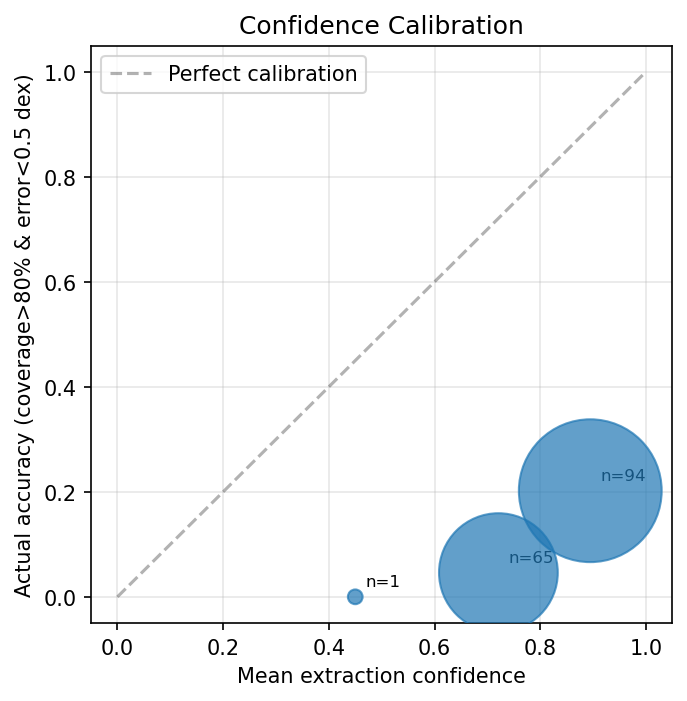

This chart was generated by the following Python code:
"""Generate evaluation report (markdown + optional calibration plots)."""

from __future__ import annotations

import logging
from pathlib import Path

logger = logging.getLogger(__name__)


def _fmt(val, precision: int = 3) -> str:
    """Format a float, handling inf/None gracefully."""
    if val is None:
        return "N/A"
    if isinstance(val, float) and (val == float("inf") or val != val):  # inf or nan
        return "∞"
    return f"{val:.{precision}f}"


def _pct(val) -> str:
    """Format as percentage."""
    if val is None:
        return "N/A"
    return f"{val * 100:.1f}%"


def generate_report(metrics: dict, output_path: str):
    """Generate a markdown evaluation report."""
    lines: list[str] = []

    lines.append("# AutoAxionLimits Extraction Pipeline — Evaluation Report\n")

    # --- Summary ---
    clf = metrics["classification"]
    agg_interp = metrics.get("interpolation_aggregate", {})
    agg_curve = metrics.get("curve_aggregate", {})

    cov = metrics.get("comparison_coverage", {})

    lines.append("## Summary\n")
    lines.append(f"- **Papers evaluated**: {metrics.get('n_papers', clf['coupling_type']['total'])}")
    lines.append(f"- **Papers with curve comparison**: {agg_interp.get('n_papers', agg_curve.get('n_papers_with_curves', 0))}")
    lines.append("")

    # --- Comparison coverage ---
    status_counts = cov.get("status_counts", {})
    if status_counts:
        lines.append("## Curve-Comparison Coverage\n")
        lines.append("A curve is scored only against a ground-truth curve of the **same coupling**. "
                     "Papers whose extracted coupling has no matching GT curve are not comparable "
                     "and are excluded from residual statistics (this is not an extraction failure).\n")
        lines.append("| Status | Papers | Meaning |")
        lines.append("|--------|--------|---------|")
        _meaning = {
            "compared": "scored against a same-coupling GT curve",
            "no_comparable_gt": "extracted coupling has no GT curve in the pool (usually a coupling misclassification)",
            "gt_point_reference": "GT is a single-mass prediction/projection, not a curve (not comparable)",
            "gt_unusable": "GT curve has <2 usable points after boundary filtering",
            "no_prediction": "pipeline returned no coupling type",
            "no_extracted_points": "pipeline returned no data points",
            "extraction_failed": "extraction errored (download/parse/API)",
        }
        for status in ["compared", "no_comparable_gt", "gt_point_reference", "gt_unusable",
                       "no_extracted_points", "no_prediction", "extraction_failed"]:
            if status not in status_counts:
                continue
            lines.append(f"| {status} | {status_counts[status]} | {_meaning.get(status, '')} |")
        lines.append("")

    # --- Classification ---
    lines.append("## Classification Accuracy\n")
    lines.append("| Field | Accuracy | N |")
    lines.append("|-------|----------|---|")
    for field_name in ["coupling_type", "is_new_limit", "is_projection", "data_source"]:
        entry = clf[field_name]
        if entry["total"] == 0:
            lines.append(f"| {field_name} | N/A — no human-verified labels | 0 |")
        else:
            lines.append(f"| {field_name} | {_pct(entry['accuracy'])} | {entry['total']} |")
    lines.append("")
    if any(clf[f]["total"] == 0 for f in ["is_new_limit", "is_projection", "data_source"]):
        lines.append("> `is_new_limit`, `is_projection`, and `data_source` are scored only against "
                     "human-verified ground-truth entries. The current pool is entirely repo-sourced "
                     "(placeholder labels), so these are reported as N/A rather than against placeholders.")
        lines.append("")

    # Classification errors
    coupling_errors = clf["coupling_type"].get("errors", [])
    if coupling_errors:
        lines.append("### Coupling Type Misclassifications\n")
        lines.append("| arXiv ID | Predicted | Expected |")
        lines.append("|----------|-----------|----------|")
        for err in coupling_errors:
            lines.append(f"| {err['arxiv_id']} | {err['predicted']} | {err['expected']} |")
        lines.append("")

    # --- Interpolation Quality (primary) ---
    if agg_interp.get("n_papers", 0) > 0:
        n_all = agg_interp.get("n_papers", 0)
        n_zero = agg_interp.get("n_zero_overlap", 0)
        n_finite = agg_interp.get("n_finite", n_all - n_zero)
        lines.append("## Extraction Quality — Interpolation Metric (primary)\n")
        lines.append("Build log-log interpolation from extracted points, evaluate at ground-truth masses.\n")
        lines.append(f"- **Papers compared**: {n_all} "
                     f"({n_finite} with mass-range overlap, {n_zero} with zero overlap)")
        lines.append("")
        lines.append("**Coupling-value accuracy** (papers with mass-range overlap):")
        lines.append(f"- **Median residual across papers**: {_fmt(agg_interp.get('median_median_residual_dex'))} dex "
                     f"(IQR {_fmt(agg_interp.get('p25_median_residual_dex'))}–{_fmt(agg_interp.get('p75_median_residual_dex'))})")
        lines.append(f"- **Mean residual across papers** (outlier-sensitive): {_fmt(agg_interp.get('mean_median_residual_dex'))} dex")
        lines.append(f"- **Mean fraction within 0.3 dex (factor 2)**: {_pct(agg_interp.get('mean_frac_within_0_3dex'))}")
        lines.append(f"- **Mean fraction within 0.5 dex (factor 3)**: {_pct(agg_interp.get('mean_frac_within_0_5dex'))}")
        lines.append("")
        lines.append("**Mass-range coverage** (a separate failure mode):")
        lines.append(f"- **Mean interpolation coverage**: {_pct(agg_interp.get('mean_interpolation_coverage'))}")
        lines.append(f"- **Zero-overlap papers**: {n_zero}/{n_all} "
                     f"({_pct(n_zero / n_all if n_all else 0)}) — extracted masses miss the GT range entirely "
                     "(usually 1–2 extracted points or the wrong mass window)")
        lines.append("")

    # --- Per-paper ---
    per_paper = metrics.get("per_paper", [])
    if per_paper:
        lines.append("## Per-Paper Results\n")
        lines.append("| arXiv ID | Coupling | Conf. | Interp. Cov. | Med. Resid. | ≤0.3 dex | Points |")
        lines.append("|----------|----------|-------|--------------|-------------|----------|--------|")
        for p in per_paper:
            if p.get("status") != "extracted":
                lines.append(f"| {p['arxiv_id']} | — | — | FAILED | — | — | — |")
                continue
            coupling_ok = "✓" if p.get("coupling_type_correct") else f"✗ ({p.get('coupling_type_predicted', '?')})"
            conf = _fmt(p.get("extraction_confidence"), 2)
            im = p.get("interp_metrics")
            if im:
                cov_col = _pct(im["interpolation_coverage"])
                med = _fmt(im["median_residual_dex"])
                f03 = _pct(im["frac_within_0_3dex"])
                pts = f"{im['num_extracted']}/{im['num_ground_truth']}"
            else:
                cov_col = p.get("comparison_status", "—")
                med = f03 = pts = "—"
            lines.append(f"| {p['arxiv_id']} | {coupling_ok} | {conf} | {cov_col} | {med} | {f03} | {pts} |")
        lines.append("")

    # --- Data source breakdown (the meaningful one) ---
    src_bd = metrics.get("source_breakdown", {})
    if src_bd:
        lines.append("## Breakdown by Extraction Source\n")
        lines.append("Median residual is over papers with mass-range overlap; "
                     "zero-overlap papers are listed separately.\n")
        lines.append("| Source | Papers | Compared | Zero-overlap | Med. Resid. | ≤0.3 dex |")
        lines.append("|--------|--------|----------|--------------|-------------|----------|")
        for src in ["table", "figure_vision", "text"]:
            if src not in src_bd:
                continue
            s = src_bd[src]
            lines.append(
                f"| {src} | {s['total']} | {s.get('n_compared', '—')} | "
                f"{s.get('n_zero_overlap', '—')} | "
                f"{_fmt(s.get('median_residual_dex'))} dex | "
                f"{_pct(s.get('mean_frac_within_0_3dex'))} |"
            )
        lines.append("")

    # --- Difficulty breakdown (placeholder labels — informational only) ---
    diff_bd = metrics.get("difficulty_breakdown", {})
    if diff_bd:
        lines.append("## Breakdown by Difficulty\n")
        lines.append("> Difficulty is a placeholder label for the repo-sourced pool "
                     "(nearly all `medium`); this table is informational only.\n")
        lines.append("| Difficulty | Papers | Coupling Acc. | Med. Resid. | ≤0.3 dex |")
        lines.append("|------------|--------|---------------|-------------|----------|")
        for diff in ["easy", "medium", "hard"]:
            if diff not in diff_bd:
                continue
            d = diff_bd[diff]
            lines.append(
                f"| {diff} | {d['total']} | "
                f"{_pct(d['coupling_type_accuracy'])} | "
                f"{_fmt(d.get('median_residual_dex'))} dex | "
                f"{_pct(d.get('mean_frac_within_0_3dex'))} |"
            )
        lines.append("")

    # --- Confidence calibration ---
    cal = metrics.get("confidence_calibration", [])
    non_empty_bins = [b for b in cal if b["n_papers"] > 0]
    if non_empty_bins:
        lines.append("## Confidence Calibration\n")
        lines.append("| Bin | N | Mean Conf. | Actual Acc. | Gap |")
        lines.append("|-----|---|------------|-------------|-----|")
        for b in non_empty_bins:
            gap = b["mean_confidence"] - b["actual_accuracy"]
            lines.append(
                f"| [{_fmt(b['bin_lo'], 1)}–{_fmt(b['bin_hi'], 1)}) | {b['n_papers']} | "
                f"{_pct(b['mean_confidence'])} | {_pct(b['actual_accuracy'])} | "
                f"{'+' if gap >= 0 else ''}{_fmt(gap, 2)} |"
            )
        lines.append("")
        lines.append("> **Interpretation**: Gap > 0 means the pipeline is overconfident; "
                      "Gap < 0 means underconfident.")
        lines.append("")

    # --- Methodology ---
    lines.append("## Methodology\n")
    lines.append("### Curve selection (what each extraction is compared against)")
    lines.append("- A paper usually produces several repo curves (one per coupling). The single "
                 "extraction is compared **only** against the GT curve whose coupling matches the "
                 "extracted coupling type (taken from the data file's `limit_data/<dir>/`).")
    lines.append("- Papers whose extracted coupling has no matching GT curve, or whose GT curve has "
                 "<2 usable points, are reported under Curve-Comparison Coverage and excluded from "
                 "residual statistics — they do not measure extraction quality.")
    lines.append("")
    lines.append("### Caveats on the residual floor")
    lines.append("- The ground truth `g(x_i)` is the **upstream-curated** repo curve (itself digitised "
                 "and rescaled from the same papers), not the paper's raw numbers. A perfect extraction "
                 "still shows a nonzero residual equal to the upstream digitisation/convention gap, so "
                 "the ~0.5–0.7 dex typical residual is an upper bound on true extraction error.")
    lines.append("- `is_new_limit`, `is_projection`, `data_source`, and `difficulty` are placeholder "
                 "labels in the repo-sourced pool and are not scored (shown as N/A / informational).")
    lines.append("")
    lines.append("### Interpolation metric (primary)")
    lines.append("1. Filter boundary-closure sentinel points (coupling >= 1e-2) from both extracted and GT data")
    lines.append("2. Build `scipy.interpolate.interp1d` from extracted points in log10(mass) → log10(coupling) space")
    lines.append("3. Evaluate the interpolation at each ground-truth mass value")
    lines.append("4. Compute residual = |log10(g_interpolated) - log10(g_ground_truth)| at each GT point")
    lines.append("5. Only GT points inside the extracted mass range are used (no extrapolation)")
    lines.append("")
    lines.append("**Key statistics:**")
    lines.append("- **Interpolation coverage**: fraction of GT points inside the extracted mass range")
    lines.append("- **Median/P90 residual**: summary of coupling errors in dex (0.3 dex ≈ factor 2)")
    lines.append("- **Fraction within threshold**: what % of GT points have residual below 0.1/0.3/0.5/1.0 dex")
    lines.append("")
    lines.append("When multiple extracted points share the same mass, the strongest constraint (lowest coupling) is kept.")
    lines.append("")
    lines.append("### Confidence calibration")
    lines.append('- A paper is "accurate" if median residual < 0.3 dex AND interpolation coverage ≥ 50%')
    lines.append("- Papers binned by extraction_confidence; actual accuracy computed per bin")
    lines.append("- Perfect calibration: actual accuracy = mean confidence in each bin")
    lines.append("")

    report_text = "\n".join(lines)

    with open(output_path, "w") as f:
        f.write(report_text)

    # Try to generate calibration plot
    try:
        _generate_calibration_plot(cal, output_path)
    except Exception as e:
        logger.warning("Could not generate calibration plot: %s", e)


def _generate_calibration_plot(calibration: list[dict], report_path: str):
    """Generate a calibration plot (confidence vs actual accuracy)."""
    import matplotlib
    matplotlib.use("Agg")
    import matplotlib.pyplot as plt

    non_empty = [b for b in calibration if b["n_papers"] > 0]
    if len(non_empty) < 2:
        return

    x = [b["mean_confidence"] for b in non_empty]
    y = [b["actual_accuracy"] for b in non_empty]
    sizes = [b["n_papers"] * 50 for b in non_empty]

    fig, ax = plt.subplots(1, 1, figsize=(5, 5))
    ax.plot([0, 1], [0, 1], "k--", alpha=0.3, label="Perfect calibration")
    ax.scatter(x, y, s=sizes, alpha=0.7, zorder=5)
    for b in non_empty:
        ax.annotate(f"n={b['n_papers']}", (b["mean_confidence"], b["actual_accuracy"]),
                     textcoords="offset points", xytext=(5, 5), fontsize=8)

    ax.set_xlabel("Mean extraction confidence")
    ax.set_ylabel("Actual accuracy (coverage>80% & error<0.5 dex)")
    ax.set_title("Confidence Calibration")
    ax.set_xlim(-0.05, 1.05)
    ax.set_ylim(-0.05, 1.05)
    ax.legend()
    ax.grid(True, alpha=0.3)

    plot_path = str(Path(report_path).with_suffix(".png"))
    fig.savefig(plot_path, dpi=150, bbox_inches="tight")
    plt.close(fig)
    logger.info("Calibration plot saved to %s", plot_path)
